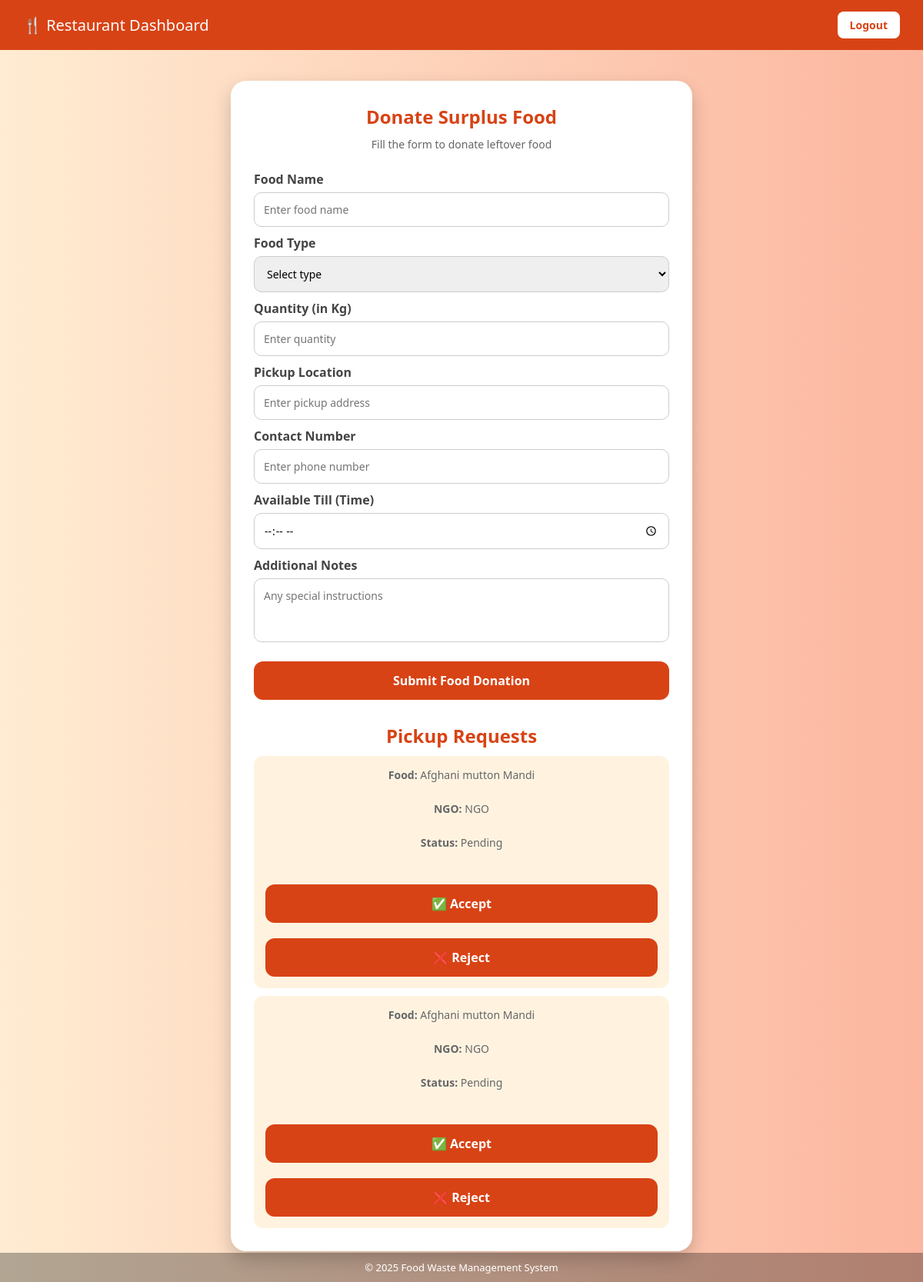
/restaurant_dashboard/ (signed in), run on the app's committed database.
### FoodO/models.py (models this page shows, shortened)
class PickupRequest(models.Model):
    donation = models.ForeignKey(FoodDonation, on_delete=models.CASCADE)
    ngo_name = models.CharField(max_length=100, default="NGO")
    status = models.CharField(max_length=30, default='Pending')
    created_at = models.DateTimeField(auto_now_add=True)

class FoodDonation(models.Model):
    restaurant = models.CharField(max_length=200)
    food_name = models.CharField(max_length=200)
    food_type = models.CharField(max_length=50)
    quantity = models.DecimalField(max_digits=6, decimal_places=2)
    location = models.CharField(max_length=300)
    phone = models.CharField(max_length=15)
    available_till = models.TimeField()
    notes = models.TextField(blank=True, null=True)
    created_at = models.DateTimeField(auto_now_add=True)
    is_picked = models.BooleanField(default=False)

### FoodO/views.py (the view, shortened to what this page needs)
# urls.py: path('restaurant_dashboard/', views.restaurant_dashboard, name='restaurant_dashboard'),
def restaurant_dashboard(request):
    restaurant_name = request.session.get('restaurant')
    if not restaurant_name:
        return redirect('restaurant_login')
    requests = PickupRequest.objects.filter(
        donation__restaurant=restaurant_name
    )
    return render(request, 'restaurant_dashboard.html', {
        'requests': requests,
        'restaurant_name': restaurant_name
    })

### FoodO/templates/restaurant_dashboard.html (shortened to what this page needs)
<!DOCTYPE html>
<html lang="en">
<head>
</head>
<body>
<div class="nav">
    <div>🍴 Restaurant Dashboard</div>
    <a href="{% url 'login'%}" class="logout-btn">Logout</a>
</div>
<div class="container">
    <h2>Donate Surplus Food</h2>
    <p>Fill the form to donate leftover food</p>
<form method="post">
    <label>Food Name</label>
    <input type="text" name="food_name" placeholder="Enter food name" required>
    <label>Food Type</label>
    <select name="food_type" required>
        <option value="">Select type</option>
    </select>
    <label>Quantity (in Kg)</label>
    <input type="number" name="quantity" placeholder="Enter quantity" required>
    <label>Pickup Location</label>
    <input type="text" name="location" placeholder="Enter pickup address" required>
    <label>Contact Number</label>
    <input type="tel" name="phone" placeholder="Enter phone number" required>
    <label>Available Till (Time)</label>
    <input type="time" name="available_till" required>
    <label>Additional Notes</label>
    <textarea name="notes" rows="3" placeholder="Any special instructions"></textarea>
    <button type="submit">Submit Food Donation</button>
</form>
<h2 style="margin-top:30px;">Pickup Requests</h2>
{% if requests %}
    {% for r in requests %}
    <div style="background:#fff3e0; padding:15px; margin-top:10px; border-radius:12px;">
        <p><b>Food:</b> {{ r.donation.food_name }}</p>
        <p><b>NGO:</b> {{ r.ngo_name }}</p>
        <p><b>Status:</b> {{ r.status }}</p>
        {% if r.status == "Pending" %}
        <form method="post" style="margin-top:10px;">
            <button type="submit" name="action" value="accept">✅ Accept</button>
            <button type="submit" name="action" value="reject">❌ Reject</button>
        </form>
        {% endif %}
    </div>
    {% endfor %}
{% else %}
    <p>No pickup requests yet.</p>
{% endif %}
</div>
<footer>
    © 2025 Food Waste Management System
</footer>
</body>
</html>

### FoodO/templates/restaurant_dashboard.html (style rules this page uses)
* { margin:0; padding:0; box-sizing:border-box; font-family: 'Segoe UI', sans-serif; }
body { background: linear-gradient(to right, #ffecd2, #fcb69f); min-height:100vh; }
.nav { background:#d84315; color:white; padding:15px 30px; font-size:20px; display:flex; justify-content:space-between; align-items:center; }
.logout-btn { background:white; color:#d84315; padding:8px 16px; border-radius:8px; text-decoration:none; font-size:14px; font-weight:bold; }
.container { max-width:600px; margin:40px auto; background:white; padding:30px; border-radius:20px; box-shadow:0 10px 25px rgba(0,0,0,0.2); }
h2 { text-align:center; color:#d84315; margin-bottom:10px; }
p { text-align:center; color:#666; margin-bottom:25px; font-size:14px; }
label { font-weight:600; margin-top:10px; display:block; color:#444; }
input, textarea, select { width:100%; padding:12px; margin-top:6px; border-radius:10px; border:1px solid #ccc; font-size:14px; }
textarea { resize:none; }
button { width:100%; margin-top:20px; padding:14px; background:#d84315; color:white; border:none; border-radius:12px; font-size:16px; font-weight:bold; cursor:pointer; }
footer { position:fixed; bottom:0; width:100%; background:rgba(0,0,0,0.3); color:white; text-align:center; padding:10px; font-size:13px; }

### data on the page
PickupRequest: donation.food_name "Afghani mutton Mandi", ngo_name "NGO", status "Pending"
PickupRequest: donation.food_name "Afghani mutton Mandi", ngo_name "NGO", status "Pending"
